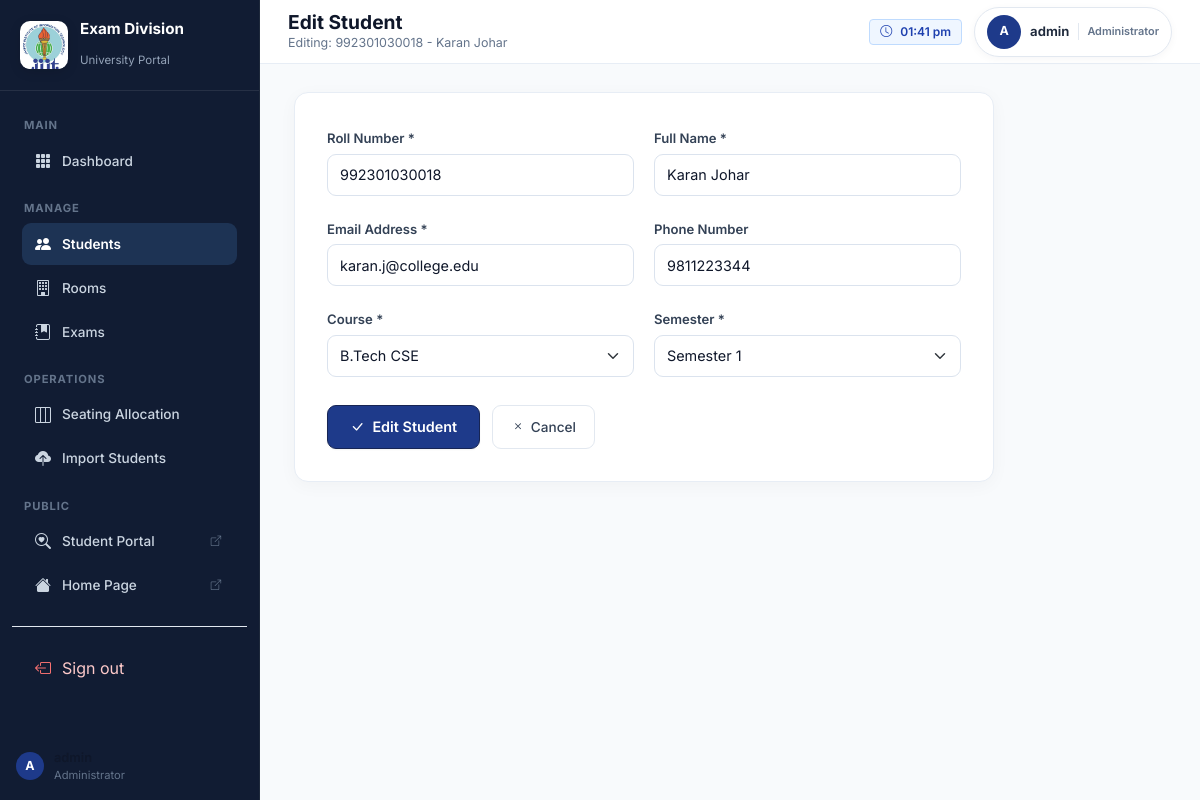
Screenshot of /students/26/edit/ (signed in) with the database file from the repository.
### exams/models.py (models this page shows)
class Student(models.Model):
    SEMESTER_CHOICES = [(i, f'Semester {i}') for i in range(1, 9)]
    COURSE_CHOICES = [
        ('B.Tech CSE', 'B.Tech CSE'),
        ('B.Tech ECE', 'B.Tech ECE'),
        ('B.Tech ME', 'B.Tech ME'),
        ('B.Tech CE', 'B.Tech CE'),
        ('B.Tech EE', 'B.Tech EE'),
        ('BCA', 'BCA'),
        ('MCA', 'MCA'),
        ('M.Tech', 'M.Tech'),
    ]
    user = models.OneToOneField(settings.AUTH_USER_MODEL, on_delete=models.SET_NULL, null=True, blank=True, related_name='student_profile')
    roll_number = models.CharField(max_length=20, unique=True, verbose_name='Roll Number')
    name = models.CharField(max_length=100, verbose_name='Full Name')
    email = models.EmailField(unique=True, verbose_name='Email Address')
    course = models.CharField(max_length=50, choices=COURSE_CHOICES, default='B.Tech CSE')
    semester = models.IntegerField(choices=SEMESTER_CHOICES, default=1)
    phone = models.CharField(max_length=15, blank=True, null=True)
    created_at = models.DateTimeField(auto_now_add=True)
    updated_at = models.DateTimeField(auto_now=True)
    class Meta:
        ordering = ['roll_number']
        verbose_name = 'Student'
        verbose_name_plural = 'Students'
    def __str__(self):
        return f"{self.roll_number} - {self.name}"

### exams/views.py (the view)
# urls.py: path('students/<int:pk>/edit/', views.student_edit, name='student_edit'),
@staff_required
def student_edit(request, pk):
    student = get_object_or_404(Student, pk=pk)
    if request.method == 'POST':
        form = StudentForm(request.POST, instance=student)
        if form.is_valid():
            form.save()
            messages.success(request, f'Student {student.name} updated successfully!')
            return redirect('student_list')
        else:
            messages.error(request, 'Please correct the errors below.')
    else:
        form = StudentForm(instance=student)
    return render(request, 'exams/student_form.html', {'form': form, 'action': 'Edit', 'title': 'Edit Student', 'student': student})

### exams/forms.py (shortened to what this page needs)
class StudentForm(StyledFormMixin, forms.ModelForm):
    class Meta:
        model = Student
        fields = ['roll_number', 'name', 'email', 'course', 'semester', 'phone']
        widgets = {
            'roll_number': forms.TextInput(attrs={'placeholder': 'e.g., 992401030018'}),
            'name': forms.TextInput(attrs={'placeholder': 'Full name'}),
            'email': forms.EmailInput(attrs={'placeholder': 'student@college.edu'}),
            'phone': forms.TextInput(attrs={'placeholder': '10-digit mobile number'}),
        }

### exams/views.py (called while the page is built)
def staff_required(view_func):
    @wraps(view_func)
    def _wrapped(request, *args, **kwargs):
        if not request.user.is_authenticated:
            return redirect(settings.LOGIN_URL + '?next=' + request.path)
        if not (request.user.is_staff or request.user.is_superuser):
            return redirect('student_dashboard' if hasattr(request.user, 'student_profile') else 'student_login')
        return view_func(request, *args, **kwargs)
    return _wrapped

### templates/exams/student_form.html (shortened to what this page needs)
{% extends 'exams/admin_base.html' %}
{% block page_title %}{{ title }}{% endblock %}
{% block page_subtitle %}{% if action == 'Edit' %}Editing: {{ student }}{% else %}Fill in the student details below{% endif %}{% endblock %}
{% block content %}
<div style="max-width:700px">
  <div class="glass-card" style="padding:32px">
    <form method="post" novalidate class="needs-validation">
      <div style="display:grid;grid-template-columns:1fr 1fr;gap:20px">
        <div>
          <label class="form-label">Roll Number *</label>
          {{ form.roll_number }}
        </div>
        <div>
          <label class="form-label">Full Name *</label>
          {{ form.name }}
        </div>
        <div>
          <label class="form-label">Email Address *</label>
          {{ form.email }}
        </div>
        <div>
          <label class="form-label">Phone Number</label>
          {{ form.phone }}
        </div>
        <div>
          <label class="form-label">Course *</label>
          {{ form.course }}
        </div>
        <div>
          <label class="form-label">Semester *</label>
          {{ form.semester }}
        </div>
      </div>
      <div style="display:flex;gap:12px;margin-top:28px">
        <button type="submit" class="btn-primary-glow">
          <i class="bi bi-check-lg"></i>
          <span>{{ action }} Student</span>
        </button>
        <a href="{% url 'student_list' %}" class="btn-ghost">
          <i class="bi bi-x"></i><span>Cancel</span>
        </a>
      </div>
    </form>
  </div>
</div>
{% endblock %}

### templates/exams/admin_base.html (shortened to what this page needs)
{% load static %}
<!DOCTYPE html>
<html lang="en">
<head>
  <link href="https://cdn.jsdelivr.net/npm/bootstrap@5.3.2/dist/css/bootstrap.min.css" rel="stylesheet">
  <link href="https://cdn.jsdelivr.net/npm/bootstrap-icons@1.11.3/font/bootstrap-icons.min.css" rel="stylesheet">
  <link href="{% static 'css/main.css' %}" rel="stylesheet">
</head>
<body>
<div class="admin-layout">
  <aside class="sidebar" id="sidebar">
    <div class="sidebar-brand">
      <div class="brand-logo-wrap"><img src="{% static 'images/jiit-logo.png' %}" alt="JIIT logo" class="brand-logo"></div>
      <div class="brand-text">
        <h4>Exam Division</h4>
        <span>University Portal</span>
      </div>
    </div>
    <nav class="sidebar-nav">
      <div class="nav-section-label">Main</div>
      <a href="{% url 'dashboard' %}" class="nav-link {% if request.resolver_match.url_name == 'dashboard' %}active{% endif %}">
        <i class="bi bi-grid-3x3-gap-fill"></i>
        <span>Dashboard</span>
      </a>
      <div class="nav-section-label mt-2">Manage</div>
      <a href="{% url 'student_list' %}" class="nav-link {% if 'student' in request.resolver_match.url_name %}active{% endif %}">
        <i class="bi bi-people-fill"></i>
        <span>Students</span>
      </a>
      <a href="{% url 'room_list' %}" class="nav-link {% if 'room' in request.resolver_match.url_name %}active{% endif %}">
        <i class="bi bi-building"></i>
        <span>Rooms</span>
      </a>
      <a href="{% url 'exam_list' %}" class="nav-link {% if 'exam' in request.resolver_match.url_name %}active{% endif %}">
        <i class="bi bi-journal-bookmark-fill"></i>
        <span>Exams</span>
      </a>
      <div class="nav-section-label mt-2">Operations</div>
      <a href="{% url 'seating_plan' %}" class="nav-link {% if 'seating' in request.resolver_match.url_name %}active{% endif %}">
        <i class="bi bi-layout-three-columns"></i>
        <span>Seating Allocation</span>
      </a>
      <a href="{% url 'student_import' %}" class="nav-link {% if request.resolver_match.url_name == 'student_import' %}active{% endif %}">
        <i class="bi bi-cloud-upload-fill"></i>
        <span>Import Students</span>
      </a>
      <div class="nav-section-label mt-2">Public</div>
      <a href="{% url 'student_login' %}" class="nav-link" target="_blank">
        <i class="bi bi-search-heart"></i>
        <span>Student Portal</span>
        <i class="bi bi-box-arrow-up-right ms-auto" style="font-size:0.65rem;color:var(--text-muted)"></i>
      </a>
      <a href="{% url 'home' %}" class="nav-link" target="_blank">
        <i class="bi bi-house-fill"></i>
        <span>Home Page</span>
        <i class="bi bi-box-arrow-up-right ms-auto" style="font-size:0.65rem;color:var(--text-muted)"></i>
      </a>
      <div class="divider"></div>
      <form method="post" action="{% url 'admin_logout' %}" class="sidebar-logout-form">
        <button type="submit" class="nav-link sidebar-logout-button">
          <i class="bi bi-box-arrow-left"></i>
          <span>Sign out</span>
        </button>
      </form>
    </nav>
    <div style="padding:16px;border-top:1px solid var(--border-glass)">
      <div style="display:flex;align-items:center;gap:10px">
        <div class="user-avatar">{{ request.user.username|first|upper }}</div>
        <div>
          <div style="font-size:0.8rem;font-weight:600;color:var(--text-primary)">{{ request.user.get_full_name|default:request.user.username }}</div>
          <div style="font-size:0.7rem;color:var(--text-muted)">Administrator</div>
        </div>
      </div>
    </div>
  </aside>
  <div class="main-content">
    <header class="top-navbar">
      <div style="display:flex;align-items:center;gap:16px">
        <div class="page-title">
          <h2>{% block page_title %}Dashboard{% endblock %}</h2>
          <p>{% block page_subtitle %}{% endblock %}</p>
        </div>
      </div>
      <div class="navbar-actions">
        <span class="badge-pill badge-primary d-none d-md-flex">
          <i class="bi bi-clock me-1"></i>
          <span id="currentTime"></span>
        </span>
        <div class="user-badge" aria-label="Signed in as {{ request.user.username }}">
          <div class="user-avatar">{{ request.user.username|first|upper }}</div>
          <span class="user-badge-name">{{ request.user.username }}</span>
          <span class="user-badge-role">Administrator</span>
        </div>
      </div>
    </header>
    <main class="content-area">
      {% block content %}{% endblock %}
    </main>
  </div>
</div>
</body>
</html>

### rows the page displays
Student: roll_number+name "992301030018 - Karan Johar", roll_number "992301030018", name "Karan Johar", email "karan.j@college.edu", phone "9811223344", course "B.Tech CSE", semester "Semester 1"

### other values shown
{{ request.user.username|first|upper }} "A"
{{ title }} "Edit Student"
{{ request.user.username }} "admin"
{{ action }} "Edit"
